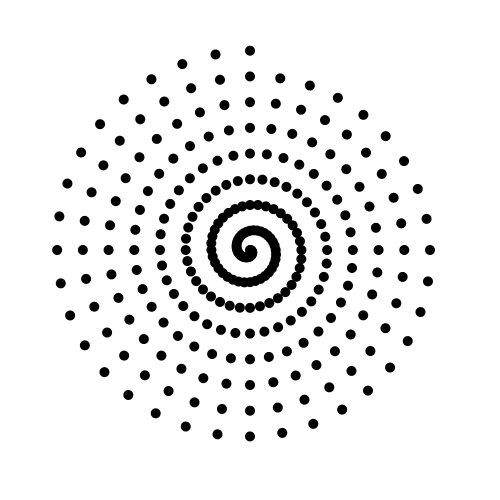
Frame 1 (no input)
Frame 60 (the mouse pressed at the canvas centre just before this capture): identical to frame 1, image omitted
Frame 120 (the mouse held since frame 60 and released just before this capture): identical to frame 1, image omitted

The Processing sketch that drew this single still picture (run headless with seeded random() and noise(); from frame 60 on, the mouse is pressed at the canvas centre):

// Processing sketch: plot_a_spiral
// ── plot_a_spiral.pde
// PLOT POINTS IN A SPIRAL
// By Guy Moorhouse @Futurefabric

float x, y;
int number_of_points = 280;
float circle_diameter = 10;
float plot_radius = 200;
float angle_incr = radians(10);

void setup() {
  frameRate(100);
  size(500,500);
  fill(0);
  smooth(8);
  noStroke();
}

void draw() {
  background(255); 
  translate(width/2, height/2);
  
  for(int i=0; i<number_of_points; i++){  
    
    float ratio = i/(float)number_of_points;
    float spiral_rad = ratio * plot_radius;
    float angle = i*angle_incr;
    x = cos(angle) * spiral_rad;
    y = sin(angle) * spiral_rad;
        
    ellipse(x,y,circle_diameter,circle_diameter);
  }
}
